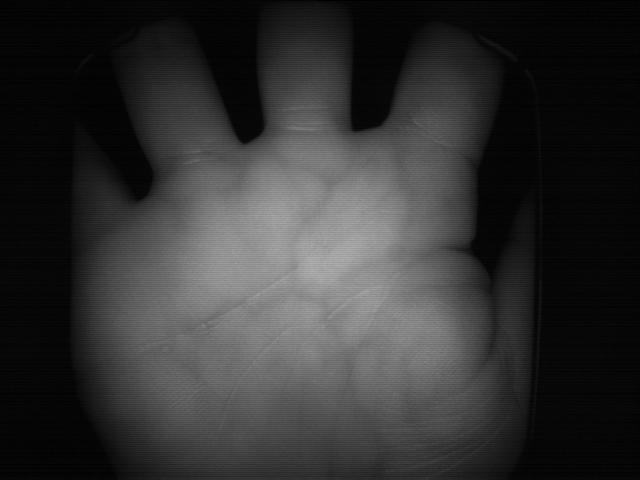
#> input picture Data/TestingSet/new_valdataset/false12/first_img.jpg, 640 x 480 px, found by its file name
$ python extractROI.py
#> lines starting #> are read from the running program, lines starting #| are printed output that depends on the picture; after the words box and inside, x2 and y2 are one past the last pixel; in counts of white or black regions, pixels touching at a corner belong together
import math
import cv2
import numpy as np

PI = 3.14159265
debug = 1

img_path = 'Data/TestingSet/new_valdataset/false1/first_img.jpg'
src = cv2.imread(img_path, 0)
#> src is the input picture: shape (480, 640); min 0, max 178, mean 49.9
cv2.imshow("src",src)
if src is None:
    print('图片没读到')
    exit(0)
if debug:
    cv2.imshow("src", src)

# 2.1 crop image
crop_img = src[0:284, 40:200]
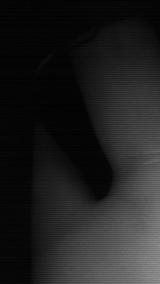
#> crop_img: shape (284, 160); min 0, max 151, mean 32.3
if debug:
    cv2.imshow("crop_img", crop_img)

# 2.2 low-pass Gaussion Filter
before_Gaussion = np.zeros((284, 160), dtype=np.int64)
roi = crop_img[7:crop_img.shape[0] - 7, 7:crop_img.shape[1] - 7]
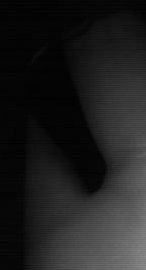
#> roi: shape (270, 146); min 0, max 141, mean 31.3
before_Gaussion[7:crop_img.shape[0] - 7, 7:crop_img.shape[1] - 7] = roi.copy()
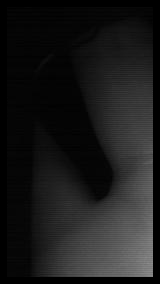
#> before_Gaussion: shape (284, 160) int64; min 0, max 141, mean 27.1
Gaussion_img = cv2.GaussianBlur(np.uint8(before_Gaussion), (15, 15), 2, 2)
if debug:
    cv2.imshow("Gaussion_img", Gaussion_img)

# 2.3 thresholding
ret, Binary_img = cv2.threshold(Gaussion_img, 20, 1, 0)
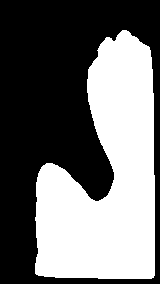
#> Binary_img: shape (284, 160); values 0 (black) and 1 (white), 43.1% white; 1 white region, box (x1, y1, x2, y2) and area: (35, 30, 155, 279) 19600
if debug:
    Binary_img_for_show = cv2.normalize(Binary_img, None, 0, 255, 32)
#> Binary_img_for_show: shape (284, 160); 43.1% white; 1 white region
    cv2.imshow("Binary_img", Binary_img_for_show)

# 2.4 Find Reference Points
# (a)Find External Reference Point
Out_top = (0, 0)
Out_bottom = (0, 0)
for row in range(Binary_img.shape[0]):
    is_get = 0
    for col in range(Binary_img.shape[1]):
        if Binary_img[row][col] == 1:
            Out_top = (col, row)
            is_get = 1
            break
    if is_get:
        break
for row in range(Binary_img.shape[0] - 1, -1, -1):
    is_get = 0
    for col in range(Binary_img.shape[1]):
        if Binary_img[row][col] == 1:
            Out_bottom = (col, row)
            is_get = 1
            break
    if is_get:
        break
if debug:
    print("Out_top(x,y):{}".format(Out_top))
    print("Out_bottom(x,y):{}".format(Out_bottom))

# (b)Find Internal Reference Point
In_top = (0, 0)
In_bottom = (0, 0)
gap_x = 0
for col in range(Binary_img.shape[1]):
    gap_width = 0
    for row in range(Binary_img.shape[0]):
        if Binary_img[row][col] == 0:
            gap_width += 1
    if gap_width < 200:
        gap_x = col
        break
In_top = (gap_x, 0)
#> In_top = (37, 0)
In_bottom = (gap_x, 0)
#> In_bottom = (37, 0)
center_y = Binary_img.shape[0] // 2
#> center_y = 142
for row in range(center_y, -1, -1):
    if Binary_img[row][gap_x] == 1:
        In_top = (gap_x, row)
        break
for row in range(center_y, Binary_img.shape[0]):
    if Binary_img[row][gap_x] == 1:
        In_bottom = (gap_x, row)
        break
if debug:
    print('In_top(x,y):{}'.format(In_top))
#| In_top(x,y):(37, 0)
    print('In_bottom(x,y):{}'.format(In_bottom))
#| In_bottom(x,y):(37, 177)

# 2.5.1 Find Countours
Out_top_j = Out_bottom_j = In_top_j = In_bottom_j = 0
reference_point_num = 0
contours, hierarchy = cv2.findContours(Binary_img, 0, 1)
#> contours = 1 contour; box (x1, y1, x2, y2) and area: (35, 30, 155, 279) 19234
Contours = np.zeros(Binary_img.shape, np.int64)
for j in range(len(contours[0])):
    if contours[0][j][0][0] == Out_top[0] and contours[0][j][0][1] == Out_top[1]:
        Out_top_j = j
        reference_point_num += 1
    if contours[0][j][0][0] == Out_bottom[0] and contours[0][j][0][1] == Out_bottom[1]:
        Out_bottom_j = j
        reference_point_num += 1
    if contours[0][j][0][0] == In_top[0] and contours[0][j][0][1] == In_top[1]:
        In_top_j = j
        reference_point_num += 1
    if contours[0][j][0][0] == In_bottom[0] and contours[0][j][0][1] == In_bottom[1]:
        In_bottom_j = j
        reference_point_num += 1
#> this loop made 731 passes
#> Out_top_j on pass 1: 0
#> In_bottom_j on pass 259: 258
#> after the loop, reference_point_num = 3
if reference_point_num != 4:
    print('not four')
    exit(0)
#> (the program exits here)
